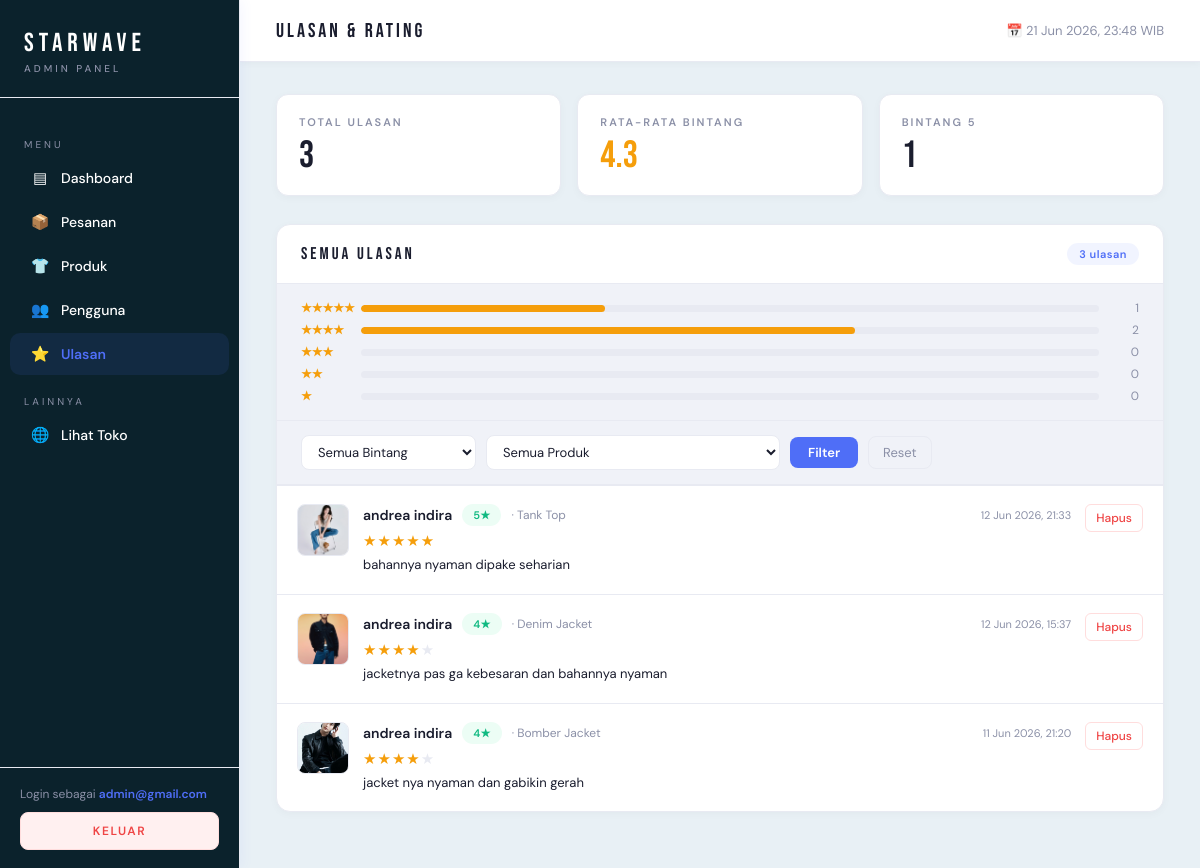
The page /admin/ulasan.php (signed in) on the database as committed earlier.
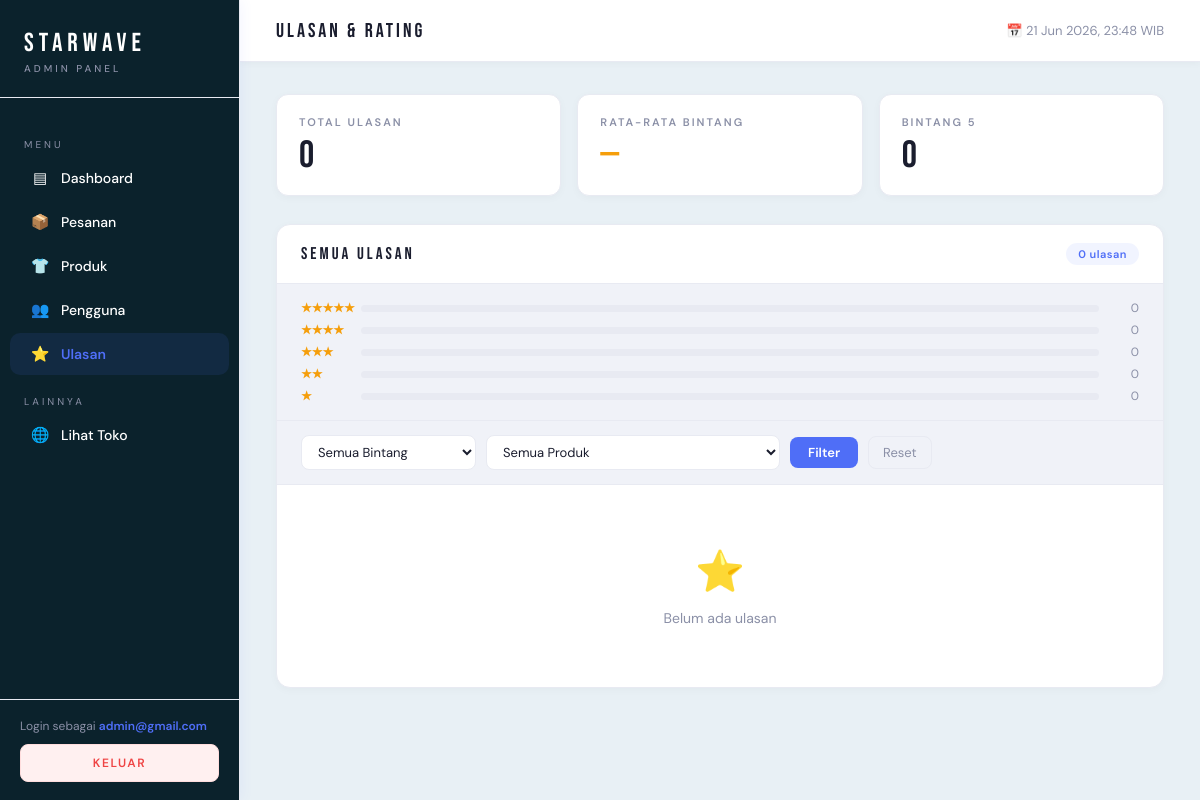
The same page on the database as committed later.
### tables this page shows
CREATE TABLE `ulasan` (
  `id` int(11) NOT NULL,
  `id_user` int(11) NOT NULL,
  `nama_produk` varchar(255) NOT NULL,
  `id_order` int(11) NOT NULL,
  `id_produk` int(11) NOT NULL,
  `bintang` tinyint(1) NOT NULL DEFAULT 5,
  `komentar` text DEFAULT NULL,
  `created_at` datetime NOT NULL DEFAULT current_timestamp()
);

CREATE TABLE `produk` (
  `id` int(11) NOT NULL,
  `nama_produk` varchar(255) DEFAULT NULL,
  `harga` int(11) DEFAULT NULL,
  `gambar` varchar(255) DEFAULT NULL,
  `deskripsi` text DEFAULT NULL,
  `kategori` varchar(50) DEFAULT NULL,
  `created_at` datetime DEFAULT current_timestamp(),
  `stok_s` tinyint(1) DEFAULT 1,
  `stok_m` tinyint(1) DEFAULT 1,
  `stok_l` tinyint(1) DEFAULT 1,
  `stok_xl` tinyint(1) DEFAULT 1,
  `stok_xxl` tinyint(1) DEFAULT 1,
  `stok` int(11) NOT NULL DEFAULT 0
);

CREATE TABLE `users` (
  `id_user` int(11) NOT NULL,
  `email` varchar(100) DEFAULT NULL,
  `password` varchar(100) DEFAULT NULL,
  `tanggal_lahir` date DEFAULT NULL,
  `nama_panggilan` varchar(100) DEFAULT NULL,
  `no_telepon` varchar(20) DEFAULT NULL,
  `alamat` text DEFAULT NULL,
  `wilayah` varchar(50) DEFAULT NULL,
  `foto_profil` varchar(255) DEFAULT NULL,
  `reset_token` varchar(64) DEFAULT NULL,
  `reset_expiry` datetime DEFAULT NULL
);

### admin/ulasan.php (the view, shortened to what the changed rows need)
<?php
require 'auth_check.php';
$stmt = $pdo->query("SELECT COUNT(*) FROM orders WHERE status='pending_payment' OR status='pending'");
$kondisi_where = "WHERE 1=1";
$parameter     = [];
$stmt = $pdo->prepare("
    SELECT u.*, us.nama_panggilan AS nama_user, p.nama_produk, p.gambar
    FROM ulasan u
    LEFT JOIN users  us ON u.id_user   = us.id_user
    LEFT JOIN produk p  ON u.id_produk = p.id
    $kondisi_where
    ORDER BY u.created_at DESC
");
$stmt->execute($parameter);
$ulasan_list = $stmt->fetchAll(PDO::FETCH_ASSOC);
$total_ulasan = $pdo->query("SELECT COUNT(*) FROM ulasan")->fetchColumn() ?? 0;
$avg_bintang  = $pdo->query("SELECT ROUND(AVG(bintang),1) FROM ulasan")->fetchColumn() ?? 0;
$jumlah_per_bintang = [];
for ($i = 1; $i <= 5; $i++) {
    $s = $pdo->prepare("SELECT COUNT(*) FROM ulasan WHERE bintang = ?");
    $s->execute([$i]);
    $jumlah_per_bintang[$i] = $s->fetchColumn() ?? 0;
}
function kelas_bintang($jumlah) {
    if ($jumlah >= 4) return 'done';
    return 'pending';
}
?>
<!DOCTYPE html>
<html lang="id">
<head>
    <link rel="stylesheet" href="admin.css">
</head>
<body>
<div class="main">
    <div class="content">
        <div class="stat-row">
            <div class="mini-stat">
                <div class="label">Total Ulasan</div>
                <div class="value"><?= $total_ulasan ?></div>
            </div>
            <div class="mini-stat">
                <div class="label">Rata-rata Bintang</div>
                <div class="value gold"><?= $avg_bintang ?: '—' ?></div>
            </div>
            <div class="mini-stat">
                <div class="label">Bintang 5</div>
                <div class="value"><?= $jumlah_per_bintang[5] ?></div>
            </div>
        </div>
        <div class="section">
            <div class="section-header">
                <div class="section-title">SEMUA ULASAN</div>
                <div class="section-badge"><?= count($ulasan_list) ?> ulasan</div>
            </div>
            <div class="rating-bar-wrap">
                <?php for ($i = 5; $i >= 1; $i--): ?>
                <div class="rating-bar-row">
                    <div class="rating-bar-label">
                        <span style="color:#f59e0b;"><?= str_repeat('★', $i) ?></span>
                    </div>
                    <div class="rating-bar-bg">
                        <?php
                            $persen = $total_ulasan ? round($jumlah_per_bintang[$i] / $total_ulasan * 100) : 0;
                        ?>
                        <div class="rating-bar-fill" style="width:<?= $persen ?>%"></div>
                    </div>
                    <div class="rating-bar-count"><?= $jumlah_per_bintang[$i] ?></div>
                </div>
                <?php endfor; ?>
            </div>
            <div class="actions-bar">
                <form method="GET" class="filter-form">
                </form>
            </div>
            <?php if (empty($ulasan_list)): ?>
                <div class="empty-ulasan">
                    <div class="icon">⭐</div>
                    Belum ada ulasan
                </div>
            <?php else: ?>
                <?php foreach ($ulasan_list as $u): ?>
                <div class="review-card">
                    <?php if ($u['gambar']): ?>
                        <img src="../<?= htmlspecialchars($u['gambar']) ?>" class="review-prod-img" onerror="this.src='../asset/posterutama.png'">
                    <?php else: ?>
                        <div class="review-prod-placeholder">👕</div>
                    <?php endif; ?>
                    <div class="review-body">
                        <div class="review-meta">
                            <span class="review-user"><?= htmlspecialchars($u['nama_user'] ?? 'Pengguna') ?></span>
                            <span class="badge <?= kelas_bintang($u['bintang']) ?>" style="font-size:11px;"><?= $u['bintang'] ?>★</span>
                            <span class="review-prod">· <?= htmlspecialchars($u['nama_produk'] ?? '-') ?></span>
                            <span class="review-date"><?= date('d M Y, H:i', strtotime($u['created_at'])) ?></span>
                        </div>
                        <div class="star-display">
                            <span class="star-gold"><?= str_repeat('★', (int)$u['bintang']) ?></span><span class="star-muted"><?= str_repeat('★', 5 - (int)$u['bintang']) ?></span>
                        </div>
                        <div class="review-comment <?= empty($u['komentar']) ? 'empty' : '' ?>">
                            <?= empty($u['komentar']) ? 'Tidak ada komentar.' : htmlspecialchars($u['komentar']) ?>
                        </div>
                    </div>
                    <?php
                        $link_hapus = '?hapus=' . $u['id'];
                        $nama_pengulas = $u['nama_user'] ?? 'Pengguna';
                    ?>
                    <a href="javascript:void(0)"
                       class="btn-hapus-ulasan"
                       data-link="<?= htmlspecialchars($link_hapus) ?>"
                       data-nama="<?= htmlspecialchars($nama_pengulas) ?>"
                       onclick="bukaModalHapusUlasan(this)">Hapus</a>
                </div>
                <?php endforeach; ?>
            <?php endif; ?>
        </div>
    </div>
</div>
</body>
</html>

Rows that differ between the two databases and show on the page:
removed ulasan: id_produk.gambar (picture), id_user.nama_panggilan "andrea indira", bintang "5", id_produk.nama_produk "Tank Top", created_at "12 Jun 2026, 21:33", bintang "★★★★★", komentar "bahannya nyaman dipake seharian"
removed ulasan: id_produk.gambar (picture), id_user.nama_panggilan "andrea indira", bintang "4", id_produk.nama_produk "Denim Jacket", created_at "12 Jun 2026, 15:37", bintang "★★★★", bintang "★", komentar "jacketnya pas ga kebesaran dan bahannya nyaman"
removed ulasan: id_produk.gambar (picture), id_user.nama_panggilan "andrea indira", bintang "4", id_produk.nama_produk "Bomber Jacket", created_at "11 Jun 2026, 21:20", bintang "★★★★", bintang "★", komentar "jacket nya nyaman dan gabikin gerah"
Other text that changed with them:
$total_ulasan: "3" → "0"
$avg_bintang ?: '—': "4.3" → "—"
$jumlah_per_bintang[5]: "1" → "0"
count($ulasan_list): "3" → "0"
new list line: "★★★★★ 0"
new list line: "★★★★ 0"
text now shown: "⭐ Belum ada ulasan"
list line gone: "★★★★★ 1"
list line gone: "★★★★ 2"
